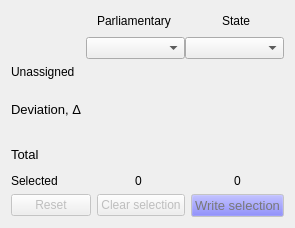
          <widget class="QWidget" name="tab_live">
           <attribute name="title">
            <string>Live!</string>
           </attribute>
           <layout class="QVBoxLayout" name="verticalLayout_5">
            <item>
             <layout class="QHBoxLayout" name="horizontalLayout_16">
              <item>
               <spacer name="horizontalSpacer">
                <property name="orientation">
                 <enum>Qt::Horizontal</enum>
                </property>
                <property name="sizeType">
                 <enum>QSizePolicy::Fixed</enum>
                </property>
                <property name="sizeHint" stdset="0">
                 <size>
                  <width>75</width>
                  <height>20</height>
                 </size>
                </property>
               </spacer>
              </item>
              <item>
               <widget class="QLabel" name="label_live_par">
                <property name="text">
                 <string>Parliamentary</string>
                </property>
                <property name="textFormat">
                 <enum>Qt::PlainText</enum>
                </property>
                <property name="alignment">
                 <set>Qt::AlignCenter</set>
                </property>
               </widget>
              </item>
              <item>
               <widget class="QLabel" name="label_live_state">
                <property name="text">
                 <string>State</string>
                </property>
                <property name="textFormat">
                 <enum>Qt::PlainText</enum>
                </property>
                <property name="alignment">
                 <set>Qt::AlignCenter</set>
                </property>
               </widget>
              </item>
             </layout>
            </item>
            <item>
             <layout class="QHBoxLayout" name="horizontalLayout_19">
              <property name="spacing">
               <number>0</number>
              </property>
              <property name="margin">
               <number>0</number>
              </property>
              <item>
               <spacer name="horizontalSpacer_6">
                <property name="orientation">
                 <enum>Qt::Horizontal</enum>
                </property>
                <property name="sizeType">
                 <enum>QSizePolicy::Fixed</enum>
                </property>
                <property name="sizeHint" stdset="0">
                 <size>
                  <width>75</width>
                  <height>20</height>
                 </size>
                </property>
               </spacer>
              </item>
              <item>
               <widget class="QComboBox" name="selector_par">
                <property name="sizeAdjustPolicy">
                 <enum>QComboBox::AdjustToContentsOnFirstShow</enum>
                </property>
               </widget>
              </item>
              <item>
               <widget class="QComboBox" name="selector_dun">
                <property name="editable">
                 <bool>false</bool>
                </property>
                <property name="sizeAdjustPolicy">
                 <enum>QComboBox::AdjustToContentsOnFirstShow</enum>
                </property>
               </widget>
              </item>
             </layout>
            </item>
            <item>
             <layout class="QHBoxLayout" name="horizontalLayout_15">
              <item>
               <widget class="QLabel" name="label_22">
                <property name="sizePolicy">
                 <sizepolicy hsizetype="Fixed" vsizetype="Preferred">
                  <horstretch>0</horstretch>
                  <verstretch>0</verstretch>
                 </sizepolicy>
                </property>
                <property name="minimumSize">
                 <size>
                  <width>75</width>
                  <height>0</height>
                 </size>
                </property>
                <property name="maximumSize">
                 <size>
                  <width>30</width>
                  <height>16777215</height>
                 </size>
                </property>
                <property name="text">
                 <string>Unassigned</string>
                </property>
               </widget>
              </item>
              <item>
               <widget class="QLabel" name="label_par_unused">
                <property name="text">
                 <string/>
                </property>
                <property name="alignment">
                 <set>Qt::AlignCenter</set>
                </property>
               </widget>
              </item>
              <item>
               <widget class="QLabel" name="label_state_unused">
                <property name="text">
                 <string/>
                </property>
                <property name="alignment">
                 <set>Qt::AlignCenter</set>
                </property>
               </widget>
              </item>
             </layout>
            </item>
            <item>
             <layout class="QHBoxLayout" name="horizontalLayout_12">
              <property name="topMargin">
               <number>6</number>
              </property>
              <property name="bottomMargin">
               <number>6</number>
              </property>
              <item>
               <widget class="QLabel" name="label_11">
                <property name="sizePolicy">
                 <sizepolicy hsizetype="Fixed" vsizetype="Preferred">
                  <horstretch>0</horstretch>
                  <verstretch>0</verstretch>
                 </sizepolicy>
                </property>
                <property name="minimumSize">
                 <size>
                  <width>75</width>
                  <height>0</height>
                 </size>
                </property>
                <property name="maximumSize">
                 <size>
                  <width>75</width>
                  <height>16777215</height>
                 </size>
                </property>
                <property name="font">
                 <font>
                  <pointsize>10</pointsize>
                 </font>
                </property>
                <property name="text">
                 <string>Deviation, Δ</string>
                </property>
               </widget>
              </item>
              <item>
               <widget class="QLabel" name="label_delta_par">
                <property name="font">
                 <font>
                  <pointsize>24</pointsize>
                 </font>
                </property>
                <property name="text">
                 <string/>
                </property>
                <property name="alignment">
                 <set>Qt::AlignCenter</set>
                </property>
               </widget>
              </item>
              <item>
               <widget class="QLabel" name="label_delta_dun">
                <property name="font">
                 <font>
                  <pointsize>24</pointsize>
                 </font>
                </property>
                <property name="text">
                 <string/>
                </property>
                <property name="alignment">
                 <set>Qt::AlignCenter</set>
                </property>
               </widget>
              </item>
             </layout>
            </item>
            <item>
             <layout class="QHBoxLayout" name="horizontalLayout_11">
              <item>
               <widget class="QLabel" name="label_6">
                <property name="sizePolicy">
                 <sizepolicy hsizetype="Fixed" vsizetype="Preferred">
                  <horstretch>0</horstretch>
                  <verstretch>0</verstretch>
                 </sizepolicy>
                </property>
                <property name="minimumSize">
                 <size>
                  <width>75</width>
                  <height>0</height>
                 </size>
                </property>
                <property name="maximumSize">
                 <size>
                  <width>75</width>
                  <height>16777215</height>
                 </size>
                </property>
                <property name="font">
                 <font>
                  <pointsize>10</pointsize>
                 </font>
                </property>
                <property name="text">
                 <string>Total</string>
                </property>
               </widget>
              </item>
              <item>
               <widget class="QLabel" name="label_par_voters">
                <property name="font">
                 <font>
                  <pointsize>18</pointsize>
                 </font>
                </property>
                <property name="text">
                 <string/>
                </property>
                <property name="alignment">
                 <set>Qt::AlignCenter</set>
                </property>
               </widget>
              </item>
              <item>
               <widget class="QLabel" name="label_dun_voters">
                <property name="font">
                 <font>
                  <pointsize>18</pointsize>
                 </font>
                </property>
                <property name="text">
                 <string/>
                </property>
                <property name="alignment">
                 <set>Qt::AlignCenter</set>
                </property>
               </widget>
              </item>
             </layout>
            </item>
            <item>
             <layout class="QHBoxLayout" name="horizontalLayout_8">
              <item>
               <widget class="QLabel" name="label_17">
                <property name="sizePolicy">
                 <sizepolicy hsizetype="Fixed" vsizetype="Preferred">
                  <horstretch>0</horstretch>
                  <verstretch>0</verstretch>
                 </sizepolicy>
                </property>
                <property name="minimumSize">
                 <size>
                  <width>75</width>
                  <height>0</height>
                 </size>
                </property>
                <property name="maximumSize">
                 <size>
                  <width>75</width>
                  <height>16777215</height>
                 </size>
                </property>
                <property name="text">
                 <string>Selected</string>
                </property>
               </widget>
              </item>
              <item>
               <widget class="QLabel" name="label_selected_par">
                <property name="text">
                 <string>0</string>
                </property>
                <property name="alignment">
                 <set>Qt::AlignCenter</set>
                </property>
               </widget>
              </item>
              <item>
               <widget class="QLabel" name="label_selected_state">
                <property name="sizePolicy">
                 <sizepolicy hsizetype="Preferred" vsizetype="Preferred">
                  <horstretch>0</horstretch>
                  <verstretch>0</verstretch>
                 </sizepolicy>
                </property>
                <property name="text">
                 <string>0</string>
                </property>
                <property name="alignment">
                 <set>Qt::AlignCenter</set>
                </property>
               </widget>
              </item>
             </layout>
            </item>
            <item>
             <layout class="QHBoxLayout" name="horizontalLayout_5">
              <item>
               <widget class="QPushButton" name="btReset">
                <property name="enabled">
                 <bool>false</bool>
                </property>
                <property name="styleSheet">
                 <string notr="true"/>
                </property>
                <property name="text">
                 <string>Reset</string>
                </property>
               </widget>
              </item>
              <item>
               <widget class="QPushButton" name="btClearSelected">
                <property name="enabled">
                 <bool>false</bool>
                </property>
                <property name="text">
                 <string>Clear selection</string>
                </property>
               </widget>
              </item>
              <item>
               <widget class="QPushButton" name="btUpdateAttributes">
                <property name="enabled">
                 <bool>false</bool>
                </property>
                <property name="palette">
                 <palette>
                  <active>
                   <colorrole role="Button">
                    <brush brushstyle="SolidPattern">
                     <color alpha="255">
                      <red>85</red>
                      <green>85</green>
                      <blue>255</blue>
                     </color>
                    </brush>
                   </colorrole>
                   <colorrole role="ButtonText">
                    <brush brushstyle="SolidPattern">
                     <color alpha="255">
                      <red>255</red>
                      <green>255</green>
                      <blue>255</blue>
                     </color>
                    </brush>
                   </colorrole>
                  </active>
                  <inactive>
                   <colorrole role="Button">
                    <brush brushstyle="SolidPattern">
                     <color alpha="255">
                      <red>85</red>
                      <green>85</green>
                      <blue>255</blue>
                     </color>
                    </brush>
                   </colorrole>
                   <colorrole role="ButtonText">
                    <brush brushstyle="SolidPattern">
                     <color alpha="255">
                      <red>255</red>
                      <green>255</green>
                      <blue>255</blue>
                     </color>
                    </brush>
                   </colorrole>
                  </inactive>
                  <disabled>
                   <colorrole role="Button">
                    <brush brushstyle="SolidPattern">
                     <color alpha="255">
                      <red>85</red>
                      <green>85</green>
                      <blue>255</blue>
                     </color>
                    </brush>
                   </colorrole>
                   <colorrole role="ButtonText">
                    <brush brushstyle="SolidPattern">
                     <color alpha="255">
                      <red>120</red>
                      <green>120</green>
                      <blue>120</blue>
                     </color>
                    </brush>
                   </colorrole>
                  </disabled>
                 </palette>
                </property>
                <property name="font">
                 <font>
                  <pointsize>10</pointsize>
                  <weight>50</weight>
                  <bold>false</bold>
                 </font>
                </property>
                <property name="text">
                 <string>Write selection</string>
                </property>
               </widget>
              </item>
             </layout>
            </item>
           </layout>
          </widget>
